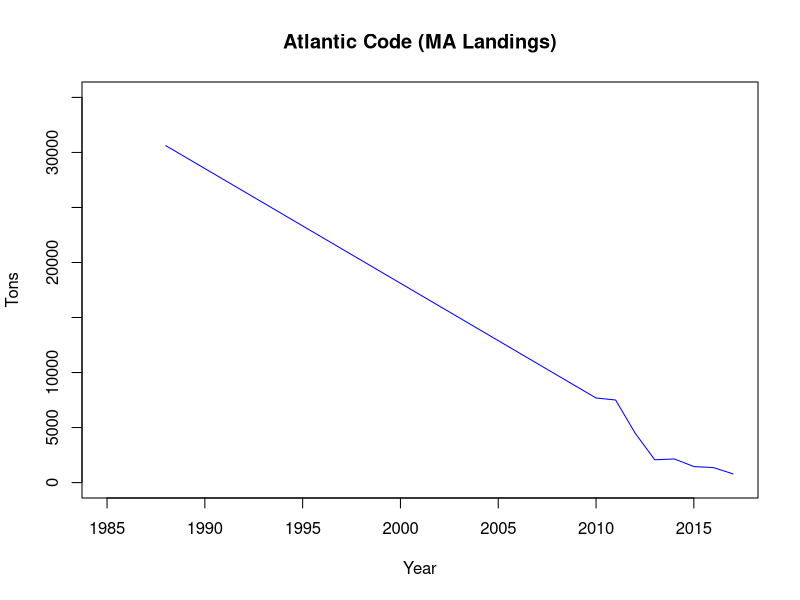

Recreate this plot in R.

# ----------------------------------------------------------------------------------------
# Environment setup and load data into the base dataframe.
# ----------------------------------------------------------------------------------------

library(dplyr)

base_df <- read.csv('landings.csv', stringsAsFactors = FALSE)

# ----------------------------------------------------------------------------------------
# Group the data and then sum pounds for each.  The resulting object, in this case, is a 
# tibble.  Tidyverse uses this older datatype which was the original dataframe.  See 
# Grolemund and Wickham's (R for Data Science), chapter 10, for more tibble information. Or 
# view it here: https://r4ds.had.co.nz/tibbles.html
#
# This grouping and summing operation was necessary because the NOAA supplied data set had
# multiple rows for each state in 1988.
# ----------------------------------------------------------------------------------------

tmp_df <- base_df %>%
  group_by(year, state, species) %>%
  summarise(sum(pounds))

catch_df <- as.data.frame(tmp_df)                      # Convert tibble to dataframe.

colnames(catch_df)[colnames(catch_df) == 'sum(pounds)'] <- 'sum_pounds'  

mass_df <- filter(catch_df, state == 'Massachusetts')  # Get MA data.

mass_df$sum_tons <- mass_df$sum_pounds / 2000          # Add tons column.

plot(mass_df$year, mass_df$sum_tons,                   # Plot the MA COD catch.
     type = 'l',
     col  = 'blue',
     main = 'Atlantic Code (MA Landings)',
     ylab = 'Tons',
     xlab = 'Year',
     ylim = c(0, 35000),
     xlim = c(1985, 2017))







